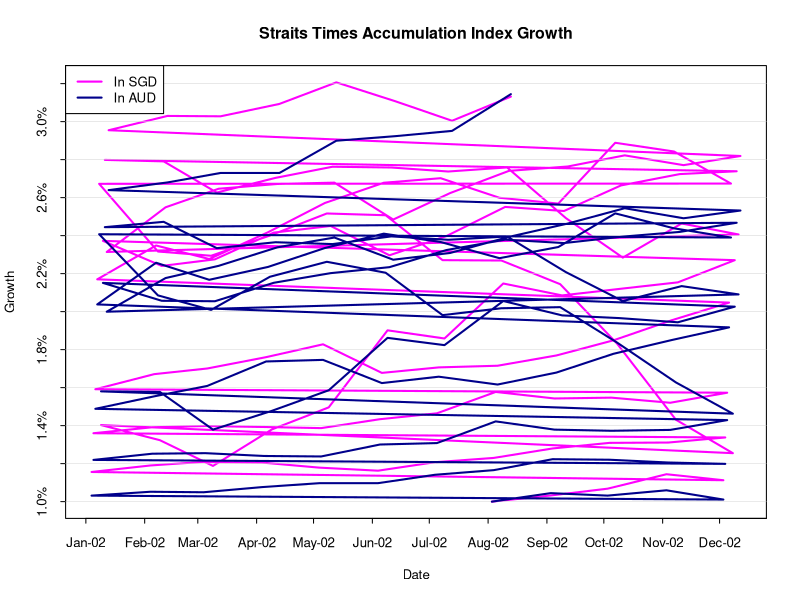

This figure's R source:
# read data from Monthly.csv file specially extracted
# from the Excel data spreadsheet
monthly <- read.table('Monthly.csv', header=TRUE, sep=',')

# convert Date column to Date object type
monthly$Date <- as.Date(as.character(monthly$Date))

# extract columns of interest
index.name <- 'StraitsTimesAccum'
exchange.rate.name <- 'AUD.SGD'
idx <- monthly[, c('Date', index.name, exchange.rate.name)]
idx.aud <- idx[, index.name] / idx[, exchange.rate.name]
idx.growth <- idx[, index.name] / idx[1, index.name]
idx.aud.growth <- idx.aud / idx.aud[1]

px <- pretty(idx$Date, n=10)
px.lab <- format(px, '%b-%y')
pf <- pretty(c(idx.growth, idx.aud.growth), n=10)

oldpar <- par(no.readonly=TRUE)
par(cex=.8, tcl=-.3)
plot(idx$Date, idx.growth, type='l', col='magenta', lwd=2, 
     xlab='Date', ylab='Growth', axes=F)
axis(1, at=px, lab=px.lab)
axis(2, at=pf, lab=sprintf('%.1f%%', pf))
box()
abline(h=pf, col='lightgray', lwd=.5)
lines(idx$Date, idx.aud.growth, col='darkblue', lwd=2)
title('Straits Times Accumulation Index Growth')
legend('topleft', c('In SGD', 'In AUD'), col=c('magenta', 'darkblue'),
       lwd=c(2, 2))
par(oldpar)